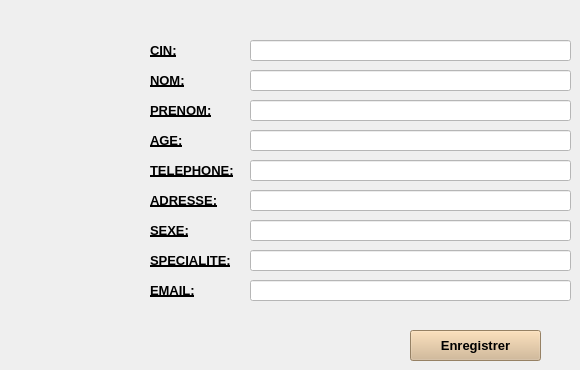
      <widget class="QWidget" name="page_56">
       <widget class="QLineEdit" name="TELEPHONE_2">
        <property name="geometry">
         <rect>
          <x>250</x>
          <y>160</y>
          <width>321</width>
          <height>21</height>
         </rect>
        </property>
        <property name="font">
         <font>
          <pointsize>10</pointsize>
          <weight>75</weight>
          <bold>true</bold>
          <underline>false</underline>
         </font>
        </property>
        <property name="styleSheet">
         <string notr="true">background-color:white;</string>
        </property>
       </widget>
       <widget class="QLabel" name="label_199">
        <property name="geometry">
         <rect>
          <x>150</x>
          <y>40</y>
          <width>121</width>
          <height>20</height>
         </rect>
        </property>
        <property name="font">
         <font>
          <pointsize>10</pointsize>
          <weight>75</weight>
          <bold>true</bold>
          <underline>true</underline>
         </font>
        </property>
        <property name="text">
         <string>CIN:</string>
        </property>
       </widget>
       <widget class="QLabel" name="label_200">
        <property name="geometry">
         <rect>
          <x>150</x>
          <y>250</y>
          <width>121</width>
          <height>20</height>
         </rect>
        </property>
        <property name="font">
         <font>
          <pointsize>10</pointsize>
          <weight>75</weight>
          <bold>true</bold>
          <underline>true</underline>
         </font>
        </property>
        <property name="text">
         <string>SPECIALITE:</string>
        </property>
       </widget>
       <widget class="QLineEdit" name="SPECIALITE_2">
        <property name="geometry">
         <rect>
          <x>250</x>
          <y>250</y>
          <width>321</width>
          <height>21</height>
         </rect>
        </property>
        <property name="font">
         <font>
          <pointsize>10</pointsize>
          <weight>75</weight>
          <bold>true</bold>
          <underline>false</underline>
         </font>
        </property>
        <property name="styleSheet">
         <string notr="true">background-color:white;</string>
        </property>
       </widget>
       <widget class="QPushButton" name="enregistrerModificationOuvrier">
        <property name="geometry">
         <rect>
          <x>410</x>
          <y>330</y>
          <width>131</width>
          <height>31</height>
         </rect>
        </property>
        <property name="font">
         <font>
          <pointsize>10</pointsize>
          <weight>75</weight>
          <bold>true</bold>
          <underline>false</underline>
         </font>
        </property>
        <property name="styleSheet">
         <string notr="true">background-color:tan;</string>
        </property>
        <property name="text">
         <string>Enregistrer</string>
        </property>
       </widget>
       <widget class="QLabel" name="label_201">
        <property name="geometry">
         <rect>
          <x>150</x>
          <y>130</y>
          <width>121</width>
          <height>20</height>
         </rect>
        </property>
        <property name="font">
         <font>
          <pointsize>10</pointsize>
          <weight>75</weight>
          <bold>true</bold>
          <underline>true</underline>
         </font>
        </property>
        <property name="text">
         <string>AGE:</string>
        </property>
       </widget>
       <widget class="QLabel" name="label_202">
        <property name="geometry">
         <rect>
          <x>150</x>
          <y>190</y>
          <width>121</width>
          <height>20</height>
         </rect>
        </property>
        <property name="font">
         <font>
          <pointsize>10</pointsize>
          <weight>75</weight>
          <bold>true</bold>
          <underline>true</underline>
         </font>
        </property>
        <property name="text">
         <string>ADRESSE:</string>
        </property>
       </widget>
       <widget class="QLabel" name="label_203">
        <property name="geometry">
         <rect>
          <x>150</x>
          <y>70</y>
          <width>121</width>
          <height>20</height>
         </rect>
        </property>
        <property name="font">
         <font>
          <pointsize>10</pointsize>
          <weight>75</weight>
          <bold>true</bold>
          <underline>true</underline>
         </font>
        </property>
        <property name="text">
         <string>NOM:</string>
        </property>
       </widget>
       <widget class="QLineEdit" name="SEXE_2">
        <property name="geometry">
         <rect>
          <x>250</x>
          <y>220</y>
          <width>321</width>
          <height>21</height>
         </rect>
        </property>
        <property name="font">
         <font>
          <pointsize>10</pointsize>
          <weight>75</weight>
          <bold>true</bold>
          <underline>false</underline>
         </font>
        </property>
        <property name="styleSheet">
         <string notr="true">background-color:white;</string>
        </property>
       </widget>
       <widget class="QLabel" name="label_204">
        <property name="geometry">
         <rect>
          <x>150</x>
          <y>160</y>
          <width>91</width>
          <height>20</height>
         </rect>
        </property>
        <property name="font">
         <font>
          <pointsize>10</pointsize>
          <weight>75</weight>
          <bold>true</bold>
          <underline>true</underline>
         </font>
        </property>
        <property name="text">
         <string>TELEPHONE:</string>
        </property>
       </widget>
       <widget class="QLineEdit" name="AGE_2">
        <property name="geometry">
         <rect>
          <x>250</x>
          <y>130</y>
          <width>321</width>
          <height>21</height>
         </rect>
        </property>
        <property name="font">
         <font>
          <pointsize>10</pointsize>
          <weight>75</weight>
          <bold>true</bold>
          <underline>false</underline>
         </font>
        </property>
        <property name="styleSheet">
         <string notr="true">background-color:white;</string>
        </property>
       </widget>
       <widget class="QLineEdit" name="ADRESSE_2">
        <property name="geometry">
         <rect>
          <x>250</x>
          <y>190</y>
          <width>321</width>
          <height>21</height>
         </rect>
        </property>
        <property name="font">
         <font>
          <pointsize>10</pointsize>
          <weight>75</weight>
          <bold>true</bold>
          <underline>false</underline>
         </font>
        </property>
        <property name="styleSheet">
         <string notr="true">background-color:white;</string>
        </property>
       </widget>
       <widget class="QLabel" name="label_205">
        <property name="geometry">
         <rect>
          <x>150</x>
          <y>220</y>
          <width>91</width>
          <height>20</height>
         </rect>
        </property>
        <property name="font">
         <font>
          <pointsize>10</pointsize>
          <weight>75</weight>
          <bold>true</bold>
          <underline>true</underline>
         </font>
        </property>
        <property name="text">
         <string>SEXE:</string>
        </property>
       </widget>
       <widget class="QLabel" name="label_206">
        <property name="geometry">
         <rect>
          <x>150</x>
          <y>100</y>
          <width>121</width>
          <height>20</height>
         </rect>
        </property>
        <property name="font">
         <font>
          <pointsize>10</pointsize>
          <weight>75</weight>
          <bold>true</bold>
          <underline>true</underline>
         </font>
        </property>
        <property name="text">
         <string>PRENOM:</string>
        </property>
       </widget>
       <widget class="QLabel" name="label_207">
        <property name="geometry">
         <rect>
          <x>150</x>
          <y>280</y>
          <width>121</width>
          <height>20</height>
         </rect>
        </property>
        <property name="font">
         <font>
          <pointsize>10</pointsize>
          <weight>75</weight>
          <bold>true</bold>
          <underline>true</underline>
         </font>
        </property>
        <property name="text">
         <string>EMAIL:</string>
        </property>
       </widget>
       <widget class="QLineEdit" name="CIN_2">
        <property name="geometry">
         <rect>
          <x>250</x>
          <y>40</y>
          <width>321</width>
          <height>21</height>
         </rect>
        </property>
        <property name="font">
         <font>
          <pointsize>10</pointsize>
          <weight>75</weight>
          <bold>true</bold>
          <underline>false</underline>
         </font>
        </property>
        <property name="styleSheet">
         <string notr="true">background-color:white;</string>
        </property>
       </widget>
       <widget class="QLineEdit" name="PRENOM_2">
        <property name="geometry">
         <rect>
          <x>250</x>
          <y>100</y>
          <width>321</width>
          <height>21</height>
         </rect>
        </property>
        <property name="font">
         <font>
          <pointsize>10</pointsize>
          <weight>75</weight>
          <bold>true</bold>
          <underline>false</underline>
         </font>
        </property>
        <property name="styleSheet">
         <string notr="true">background-color:white;</string>
        </property>
       </widget>
       <widget class="QLineEdit" name="EMAIL_2">
        <property name="geometry">
         <rect>
          <x>250</x>
          <y>280</y>
          <width>321</width>
          <height>21</height>
         </rect>
        </property>
        <property name="font">
         <font>
          <pointsize>10</pointsize>
          <weight>75</weight>
          <bold>true</bold>
          <underline>false</underline>
         </font>
        </property>
        <property name="styleSheet">
         <string notr="true">background-color:white;</string>
        </property>
       </widget>
       <widget class="QLineEdit" name="NOM_2">
        <property name="geometry">
         <rect>
          <x>250</x>
          <y>70</y>
          <width>321</width>
          <height>21</height>
         </rect>
        </property>
        <property name="font">
         <font>
          <pointsize>10</pointsize>
          <weight>75</weight>
          <bold>true</bold>
          <underline>false</underline>
         </font>
        </property>
        <property name="styleSheet">
         <string notr="true">background-color:white;</string>
        </property>
       </widget>
      </widget>
